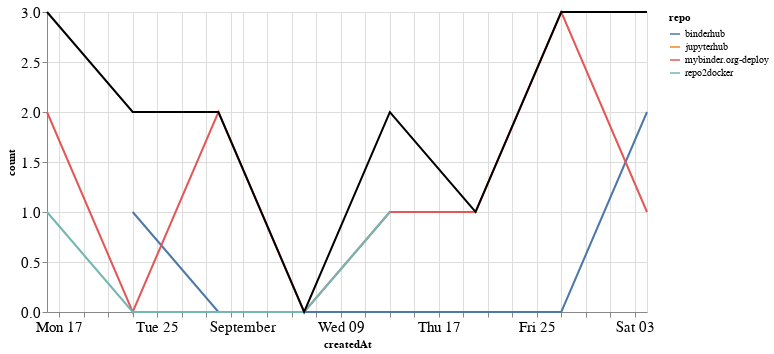

The notebook cell this image was saved under:
### Markdown cell above
## PRs

### Code cell
prs_time = prs.groupby('repo').resample('W', on='createdAt').count()['author'].reset_index()
prs_time = prs_time.rename(columns={'author': 'count'})
prs_time_total = prs_time.groupby('createdAt').agg({"count": "sum"}).reset_index()

ch1 = alt.Chart(prs_time, width=600).mark_line().encode(
    x='createdAt',
    y='count',
    color='repo',
    tooltip="repo"
)

ch2 = alt.Chart(prs_time_total, width=600).mark_line(color="black").encode(
    x='createdAt',
    y='count',
)

ch1 + ch2

### Figure 1 — Vega-Lite specification as saved in the notebook (floating-point values rounded to 4 significant figures)
{"config": {"axisLeft": {"labelFontSize": 15}, "axisBottom": {"labelFontSize": 15}}, "layer": [{"data": {"name": "data-82eb84f7dd08731d520074df8e5b3505"}, "mark": "line", "encoding": {"color": {"type": "nominal", "field": "repo"}, "tooltip": {"type": "nominal", "field": "repo"}, "x": {"type": "temporal", "field": "createdAt"}, "y": {"type": "quantitative", "field": "count"}}, "width": 600}, {"data": {"name": "data-697d8048d48efc77e54e9b14928d2a73"}, "mark": {"type": "line", "color": "black"}, "encoding": {"x": {"type": "temporal", "field": "createdAt"}, "y": {"type": "quantitative", "field": "count"}}, "width": 600}], "$schema": "https://vega.github.io/schema/vega-lite/v4.8.1.json", "datasets": {"data-82eb84f7dd08731d520074df8e5b3505": [{"repo": "binderhub", "createdAt": "2020-08-23T00:00:00", "count": 1}, {"repo": "binderhub", "createdAt": "2020-08-30T00:00:00", "count": 0}, {"repo": "binderhub", "createdAt": "2020-09-06T00:00:00", "count": 0}, {"repo": "binderhub", "createdAt": "2020-09-13T00:00:00", "count": 0}, {"repo": "binderhub", "createdAt": "2020-09-20T00:00:00", "count": 0}, {"repo": "binderhub", "createdAt": "2020-09-27T00:00:00", "count": 0}, {"repo": "binderhub", "createdAt": "2020-10-04T00:00:00", "count": 2}, {"repo": "jupyterhub", "createdAt": "2020-08-23T00:00:00", "count": 1}, {"repo": "mybinder.org-deploy", "createdAt": "2020-08-16T00:00:00", "count": 2}, {"repo": "mybinder.org-deploy", "createdAt": "2020-08-23T00:00:00", "count": 0}, {"repo": "mybinder.org-deploy", "createdAt": "2020-08-30T00:00:00", "count": 2}, {"repo": "mybinder.org-deploy", "createdAt": "2020-09-06T00:00:00", "count": 0}, {"repo": "mybinder.org-deploy", "createdAt": "2020-09-13T00:00:00", "count": 1}, {"repo": "mybinder.org-deploy", "createdAt": "2020-09-20T00:00:00", "count": 1}, {"repo": "mybinder.org-deploy", "createdAt": "2020-09-27T00:00:00", "count": 3}, {"repo": "mybinder.org-deploy", "createdAt": "2020-10-04T00:00:00", "count": 1}, {"repo": "repo2docker", "createdAt": "2020-08-16T00:00:00", "count": 1}, {"repo": "repo2docker", "createdAt": "2020-08-23T00:00:00", "count": 0}, {"repo": "repo2docker", "createdAt": "2020-08-30T00:00:00", "count": 0}, {"repo": "repo2docker", "createdAt": "2020-09-06T00:00:00", "count": 0}, {"repo": "repo2docker", "createdAt": "2020-09-13T00:00:00", "count": 1}], "data-697d8048d48efc77e54e9b14928d2a73": [{"createdAt": "2020-08-16T00:00:00", "count": 3}, {"createdAt": "2020-08-23T00:00:00", "count": 2}, {"createdAt": "2020-08-30T00:00:00", "count": 2}, {"createdAt": "2020-09-06T00:00:00", "count": 0}, {"createdAt": "2020-09-13T00:00:00", "count": 2}, {"createdAt": "2020-09-20T00:00:00", "count": 1}, {"createdAt": "2020-09-27T00:00:00", "count": 3}, {"createdAt": "2020-10-04T00:00:00", "count": 3}]}}
